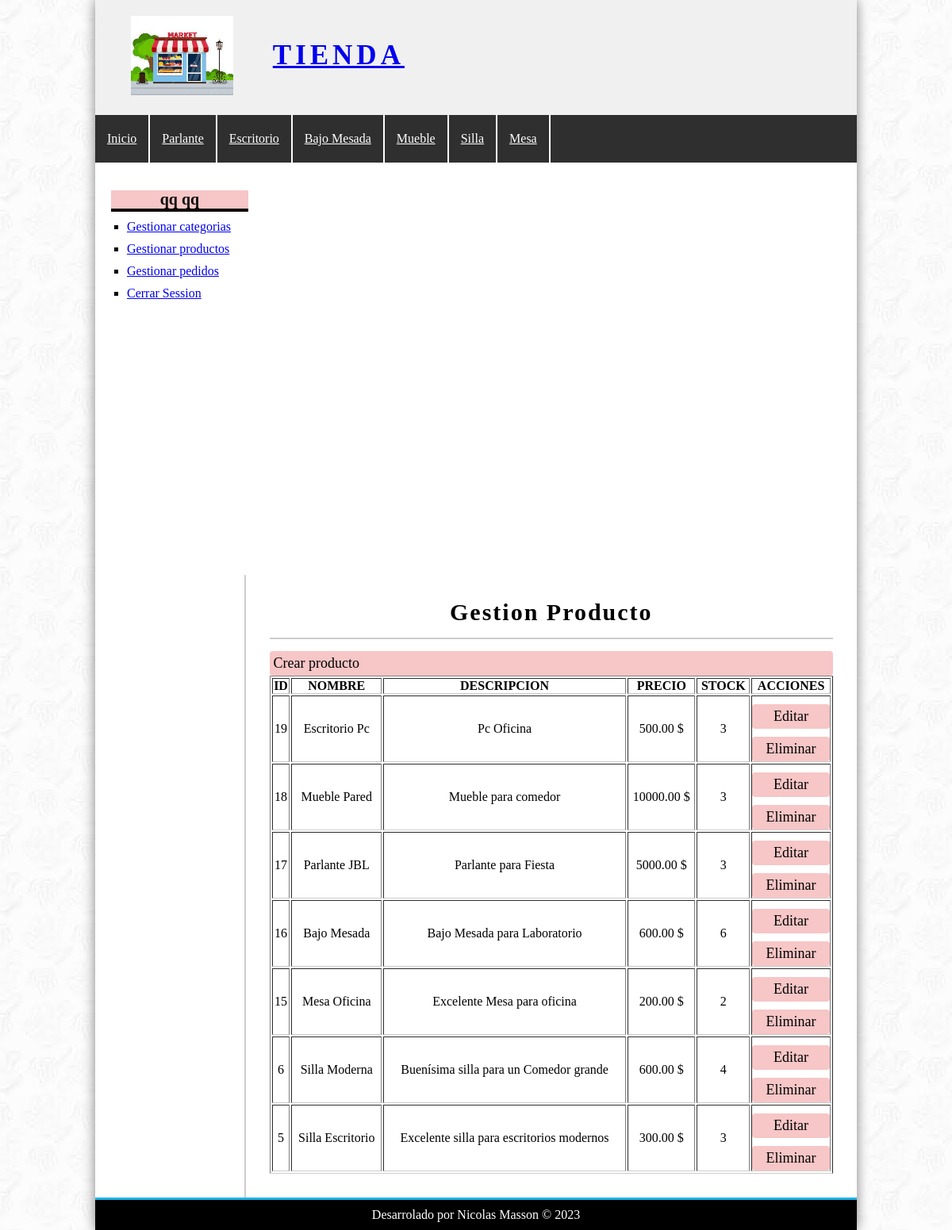
/?controller=producto&accion=gestion (signed in), run on an earlier commit of the app's database.
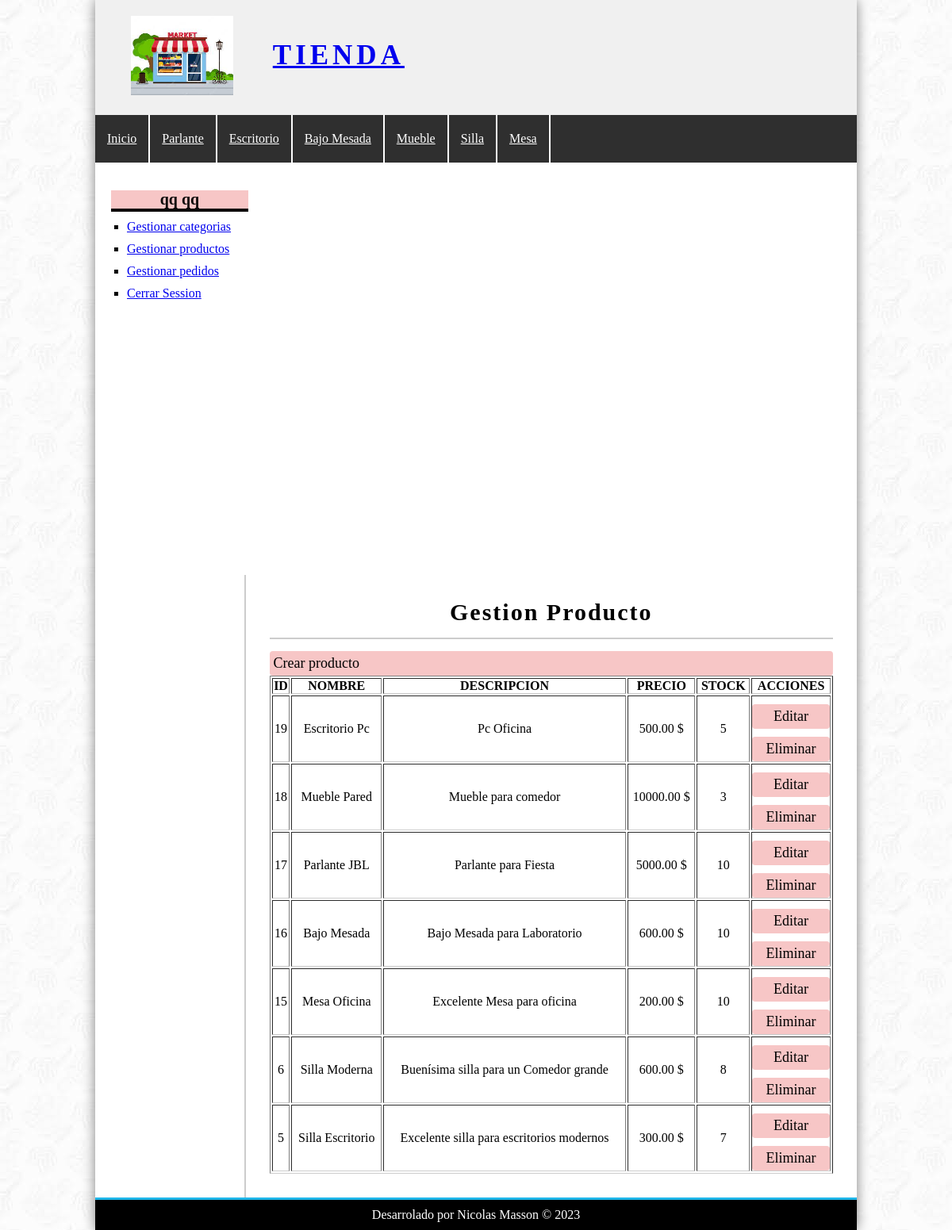
And on a later commit of the database.
### tables this page shows
CREATE TABLE `productos` (
  `id_Producto` int(11) NOT NULL,
  `id_Categoria` int(11) NOT NULL,
  `nombre` varchar(100) NOT NULL,
  `descripcion` text DEFAULT NULL,
  `precio` float(100,2) NOT NULL,
  `stock` int(100) NOT NULL,
  `fecha` date NOT NULL,
  `imagen` varchar(100) NOT NULL
);

### controllers/ProductoController.php (called while the page is built, shortened)
<?php
require_once 'models/producto.php';
class productoController
{
    public function gestion()
    {
        $producto = new Producto();
        $productos = $producto->getProductos();
        require_once 'views/producto/gestion.php';
    }
}
?>

### config/bd.php (called while the page is built)
<?php
class Database{
    public static function conectar(){
        $bd=new mysqli('localhost','root','','tienda');
        $bd->query("SET NAMES 'utf8'");
        return $bd;
    }
}
?>

### models/producto.php (called while the page is built, shortened)
<?php
require_once 'config/bd.php';
class Producto
{
	private $bd;
	public function __construct()
	{
		$this->bd = Database::conectar();
	}
	public function getProductos()
	{
		$getProductos = $this->bd->query("SELECT * FROM productos ORDER BY id_Producto desc");
		return $getProductos;
	}
}
?>

### views/producto/gestion.php (the view, shortened to what this page needs)
<h1>Gestion Producto</h1>
<a href="<?=base_url?>?controller=producto&accion=crear" class="button button-small">
	Crear producto
</a>
<table border="1">
    <tr>
        <th>ID</th>
        <th>NOMBRE</th>
        <th>DESCRIPCION</th>
        <th>PRECIO</th>
        <th>STOCK</th>
        <th>ACCIONES</th>
    </tr>
    <?php while ($produ = $productos->fetch_object()): ?>
        <tr>
            <td>
                <?php echo $produ->id_Producto; ?>
            </td>
            <td>
                <?php echo $produ->nombre; ?>
            </td>
            <td>
                <?php echo $produ->descripcion; ?>
            </td>
            <td>
                <?php echo $produ->precio; ?> $
            </td>
            <td>
                <?php echo $produ->stock; ?>
            </td>
            <td>
                <a href="<?=base_url?>?controller=producto&accion=editar&id=<?=$produ->id_Producto?>" class="button button-small">Editar</a>
                <a href="<?=base_url?>?controller=producto&accion=eliminar&id=<?=$produ->id_Producto?>" class="button button-small">Eliminar</a>
            </td>
        </tr>
    <?php endwhile; ?>
</table>

What changed in the data, as far as the page shows it:
changed productos "Escritorio Pc": stock "3" → "5"
changed productos "Parlante JBL": stock "3" → "10"
changed productos "Bajo Mesada": stock "6" → "10"
changed productos "Mesa Oficina": stock "2" → "10"
changed productos "Silla Moderna": stock "4" → "8"
changed productos "Silla Escritorio": stock "3" → "7"
